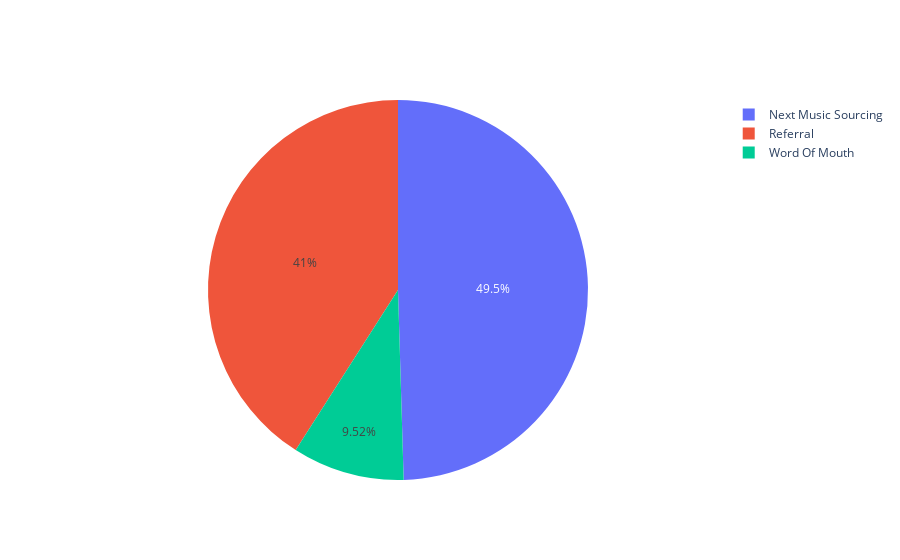

Notebook code for this chart:
### Code cell
labels = ['Word Of Mouth','Referral','Next Music Sourcing']
values = [10, 43, 52]

fig = go.Figure(data=[go.Pie(labels=labels, values=values)])
fig.show()

### Figure 1 — Plotly figure (JSON) as saved in the notebook; plotly's stock layout.template omitted (floating-point values rounded to 4 significant figures)
{"data": [{"labels": ["Word Of Mouth", "Referral", "Next Music Sourcing"], "type": "pie", "values": [10, 43, 52]}], "layout": {}}
